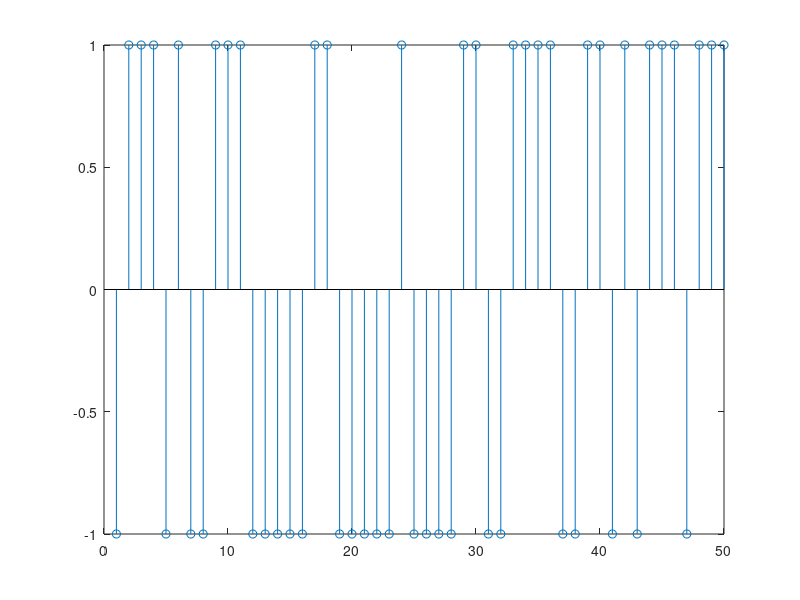

MATLAB code to generate this figure:
%this script generates teh result of flpping a coin as a random signal
clear all;
fn=1:50;
x=sign(randn(50,1));
stem(fn,x);
